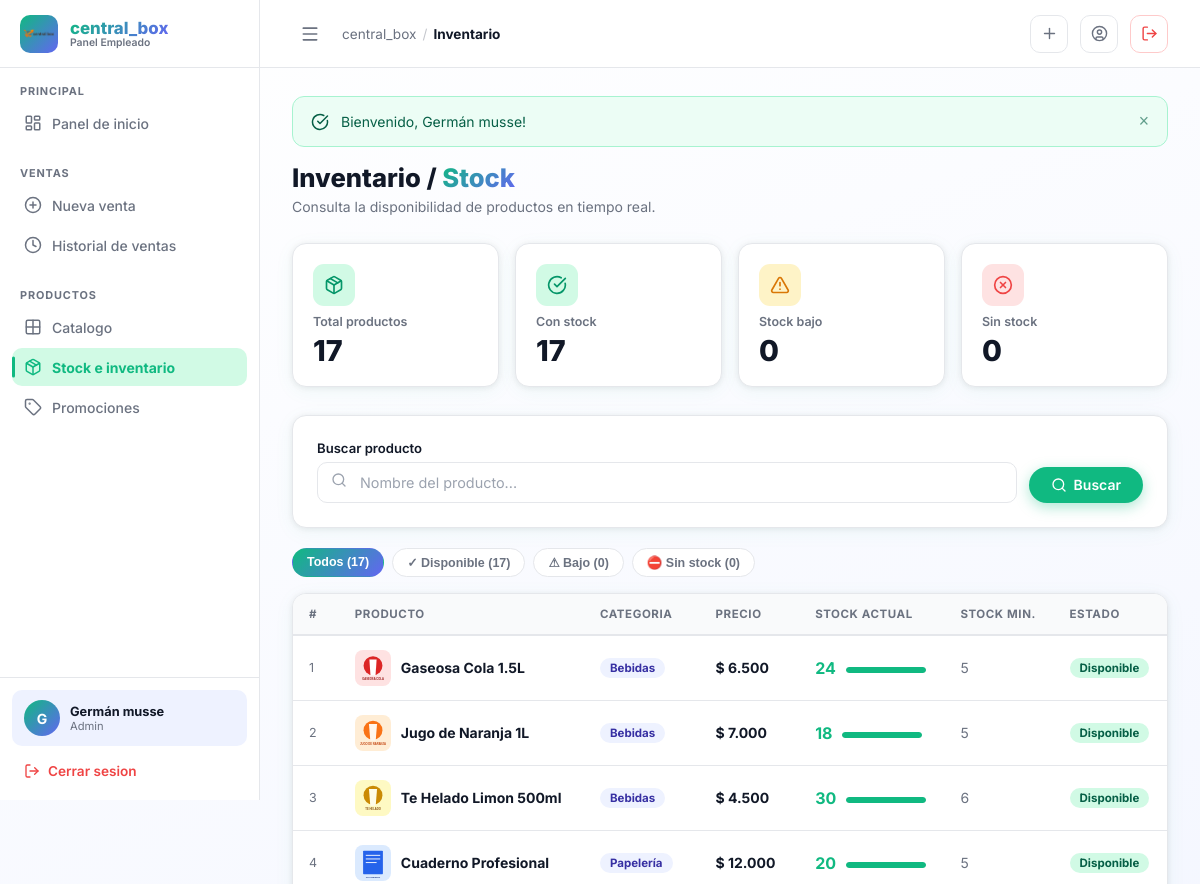
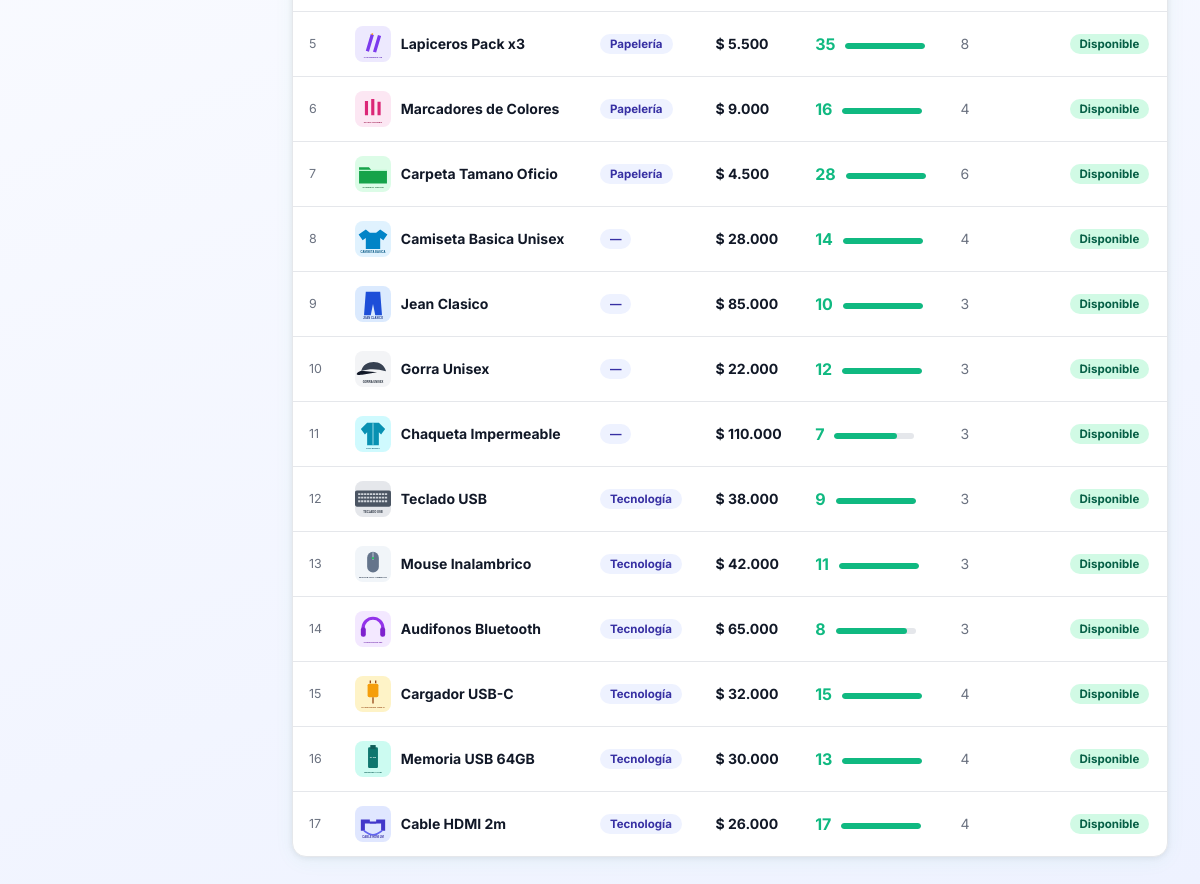
The page /public/index.php?controller=empleado&action=stock (signed in) on the database its author committed (2 pictures, top to bottom).
### tables this page shows
CREATE TABLE IF NOT EXISTS productos (
    id           INT UNSIGNED AUTO_INCREMENT PRIMARY KEY,
    nombre       VARCHAR(100)       NOT NULL,
    descripcion  TEXT               NULL,
    precio       DECIMAL(12,2)      NOT NULL DEFAULT 0.00,
    stock        INT                NOT NULL DEFAULT 0,
    stock_minimo INT                NOT NULL DEFAULT 5,
    imagen       VARCHAR(255)       NULL,
    categoria_id INT UNSIGNED       NULL,
    vendedor_id  INT UNSIGNED       NULL,
    activo       TINYINT(1)         NOT NULL DEFAULT 1,
    created_at   DATETIME           NOT NULL DEFAULT CURRENT_TIMESTAMP,
    updated_at   DATETIME           NOT NULL DEFAULT CURRENT_TIMESTAMP ON UPDATE CURRENT_TIMESTAMP,

    CONSTRAINT fk_producto_categoria
        FOREIGN KEY (categoria_id) REFERENCES categorias(id)
        ON DELETE SET NULL ON UPDATE CASCADE,

    CONSTRAINT fk_producto_vendedor
        FOREIGN KEY (vendedor_id) REFERENCES usuarios(id)
        ON DELETE SET NULL ON UPDATE CASCADE
);

CREATE TABLE IF NOT EXISTS categorias (
    id          INT UNSIGNED AUTO_INCREMENT PRIMARY KEY,
    nombre      VARCHAR(80)         NOT NULL UNIQUE,
    descripcion VARCHAR(255)        NULL,
    imagen      VARCHAR(255)        NULL,
    activa      TINYINT(1)          NOT NULL DEFAULT 1,
    created_at  DATETIME            NOT NULL DEFAULT CURRENT_TIMESTAMP
);

### controllers/EmpleadoController.php (called while the page is built, shortened)
<?php
require_once MODELS_PATH . '/Producto.php';
class EmpleadoController
{
    private Producto  $productoModel;
    public function __construct()
    {
        $this->productoModel  = new Producto();
    }
    public function stock(): void
    {
        $busqueda   = trim($_GET['busqueda'] ?? '');
        $productos  = $this->productoModel->getAll(null, $busqueda ?: null, 200, 0, false);
        require_once VIEWS_PATH . '/empleado/layouts/header.php';
        require_once VIEWS_PATH . '/empleado/stock.php';
        require_once VIEWS_PATH . '/empleado/layouts/footer.php';
    }
}

### public/index.php (called while the page is built, shortened)
<?php
require_once __DIR__ . '/../config/config.php';
require_once __DIR__ . '/../config/database.php';
$actionName     = $_GET['action']     ?? 'index';
$controller = new $controllerClass();
$controller->$actionName();

### config/database.php (called while the page is built, shortened)
<?php
class Database
{
    private static ?Database $instance = null;
    private PDO $connection;
    private static string $host = '127.0.0.1';
    private static string $port = '3306';
    private static string $dbname = 'central_box';
    private static string $username = 'root';
    private static string $password = '';
    private static string $charset = 'utf8mb4';
    private function __construct()
    {
        try {
            $dsn = "mysql:host=" . self::$host . ";port=" . self::$port . ";dbname=" . self::$dbname . ";charset=" . self::$charset;
            $options = [
                PDO::ATTR_ERRMODE            => PDO::ERRMODE_EXCEPTION,
                PDO::ATTR_DEFAULT_FETCH_MODE => PDO::FETCH_ASSOC,
                PDO::ATTR_EMULATE_PREPARES   => false,
                PDO::MYSQL_ATTR_INIT_COMMAND => "SET NAMES " . self::$charset,
            ];
            $this->connection = new PDO($dsn, self::$username, self::$password, $options);
        } catch (PDOException $e) {
            die("Error de conexión a la base de datos: " . $e->getMessage());
        }
    }
    public static function getInstance(): self
    {
        if (self::$instance === null) {
            self::$instance = new self();
        }
        return self::$instance;
    }
    public function getConnection(): PDO
    {
        return $this->connection;
    }
}

### models/Producto.php (called while the page is built, shortened)
<?php
require_once __DIR__ . '/../config/database.php';
class Producto
{
    private PDO $db;
    public function __construct()
    {
        $this->db = Database::getInstance()->getConnection();
    }
    public function getAll(?int $categoriaId = null, ?string $busqueda = null, int $limit = 12, int $offset = 0, bool $soloActivos = true): array
    {
        $sql = "SELECT p.*, c.nombre AS categoria_nombre, u.nombre AS vendedor_nombre
                FROM productos p
                LEFT JOIN categorias c ON p.categoria_id = c.id
                LEFT JOIN usuarios u ON p.vendedor_id = u.id
                WHERE 1=1";
        $params = [];
        $sql .= " ORDER BY p.created_at DESC LIMIT :limit OFFSET :offset";
        $stmt = $this->db->prepare($sql);
        $stmt->bindValue(':limit', $limit, PDO::PARAM_INT);
        $stmt->bindValue(':offset', $offset, PDO::PARAM_INT);
        $stmt->execute();
        return $stmt->fetchAll();
    }
}

### config/config.php (called while the page is built, shortened)
<?php
function e(?string $value): string
{
    return htmlspecialchars($value ?? '', ENT_QUOTES, 'UTF-8');
}
function formatPrice(float $price): string
{
    return '$ ' . number_format($price, 0, ',', '.');
}

### views/empleado/stock.php (the view, shortened to what this page needs)
<?php
$busquedaAct = $_GET['busqueda'] ?? '';
$totalProd   = count($productos);
$sinStock    = count(array_filter($productos, fn($p) => $p['stock'] <= 0));
$bajoStock   = count(array_filter($productos, fn($p) => $p['stock'] > 0 && $p['stock'] <= $p['stock_minimo']));
$conStock    = $totalProd - $sinStock - $bajoStock;
?>
<div class="emp-page-header emp-animate-in">
    <div>
        <h1 class="emp-page-title">Inventario / <span>Stock</span></h1>
        <p class="emp-page-subtitle">Consulta la disponibilidad de productos en tiempo real.</p>
    </div>
</div>
<div class="emp-stats">
    <div class="emp-stat emp-animate-in">
        <div class="emp-stat-header">
            <div class="emp-stat-icon green"><i data-lucide="package"></i></div>
        </div>
        <div class="emp-stat-label">Total productos</div>
        <div class="emp-stat-value"><?= $totalProd ?></div>
    </div>
    <div class="emp-stat emp-animate-in" style="animation-delay:.05s">
        <div class="emp-stat-header">
            <div class="emp-stat-icon green"><i data-lucide="check-circle"></i></div>
        </div>
        <div class="emp-stat-label">Con stock</div>
        <div class="emp-stat-value"><?= $conStock ?></div>
    </div>
    <div class="emp-stat emp-animate-in" style="animation-delay:.1s">
        <div class="emp-stat-header">
            <div class="emp-stat-icon amber"><i data-lucide="alert-triangle"></i></div>
        </div>
        <div class="emp-stat-label">Stock bajo</div>
        <div class="emp-stat-value"><?= $bajoStock ?></div>
    </div>
    <div class="emp-stat emp-animate-in" style="animation-delay:.15s">
        <div class="emp-stat-header">
            <div class="emp-stat-icon red"><i data-lucide="x-circle"></i></div>
        </div>
        <div class="emp-stat-label">Sin stock</div>
        <div class="emp-stat-value"><?= $sinStock ?></div>
    </div>
</div>
<div class="emp-card emp-animate-in" style="margin-bottom:20px;">
    <form method="GET" action="<?= BASE_URL ?>/index.php"
          style="display:flex;gap:12px;flex-wrap:wrap;align-items:flex-end;">
        <div style="flex:1;min-width:220px;">
            <label class="emp-label">Buscar producto</label>
            <div class="emp-searchbar">
                <span class="emp-searchbar-icon"><i data-lucide="search"></i></span>
                <input type="text" name="busqueda" class="emp-input"
                       placeholder="Nombre del producto..."
                       value="<?= e($busquedaAct) ?>">
            </div>
        </div>
        <button type="submit" class="emp-btn emp-btn-primary" style="align-self:flex-end;">
            <i data-lucide="search"></i> Buscar
        </button>
    </form>
</div>
<div class="emp-filter-chips" style="margin-bottom:16px;">
    <button type="button" onclick="filtrarStock('todos')" class="emp-chip active" id="chip-todos">Todos (<?= $totalProd ?>)</button>
    <button type="button" onclick="filtrarStock('ok')"    class="emp-chip" id="chip-ok">✓ Disponible (<?= $conStock ?>)</button>
    <button type="button" onclick="filtrarStock('bajo')"  class="emp-chip" id="chip-bajo">⚠ Bajo (<?= $bajoStock ?>)</button>
    <button type="button" onclick="filtrarStock('cero')"  class="emp-chip" id="chip-cero">⛔ Sin stock (<?= $sinStock ?>)</button>
</div>
<?php if (empty($productos)): ?>
    <div class="emp-card emp-empty">
        <div class="emp-empty-icon">📦</div>
        <div class="emp-empty-title">Sin resultados</div>
        <p class="emp-empty-text">No se encontraron productos con esa busqueda.</p>
    </div>
<?php else: ?>
    <div class="emp-table-wrap emp-animate-in">
        <table class="emp-table" id="stockTable">
            <thead>
                <tr>
                    <th>#</th>
                    <th>Producto</th>
                    <th>Categoria</th>
                    <th>Precio</th>
                    <th>Stock actual</th>
                    <th>Stock min.</th>
                    <th>Estado</th>
                </tr>
            </thead>
            <tbody>
                <?php foreach ($productos as $p):
                    $so = $p['stock'] <= 0;
                    $sl = !$so && $p['stock'] <= $p['stock_minimo'];
                    $estadoKey  = $so ? 'cero' : ($sl ? 'bajo' : 'ok');
                    $badgeClass = $so ? 'emp-badge-red' : ($sl ? 'emp-badge-amber' : 'emp-badge-green');
                    $estadoTxt  = $so ? 'Sin stock' : ($sl ? 'Stock bajo' : 'Disponible');
                    $stockPct   = ($p['stock_minimo'] > 0)
                        ? min(100, round($p['stock'] / max($p['stock_minimo'] * 3, 1) * 100))
                        : min(100, $p['stock'] > 0 ? 100 : 0);
                    $barClass   = $so ? 'low' : ($sl ? 'medium' : 'high');
                ?>
                <tr data-estado="<?= $estadoKey ?>">
                    <td style="color:var(--emp-text-sec);font-size:.78rem;"><?= $p['id'] ?></td>
                    <td>
                        <div style="display:flex;align-items:center;gap:10px;">
                            <?php if (!empty($p['imagen'])): ?>
                                <img src="<?= IMG_URL ?>/productos/<?= e($p['imagen']) ?>"
                                     style="width:36px;height:36px;border-radius:8px;object-fit:cover;"
                                     onerror="this.style.display='none'">
                            <?php else: ?>
                                <div style="width:36px;height:36px;border-radius:8px;background:#F3F4F6;display:flex;align-items:center;justify-content:center;">
                                    <i data-lucide="package" style="width:16px;height:16px;color:#9CA3AF;"></i>
                                </div>
                            <?php endif; ?>
                            <strong><?= e($p['nombre']) ?></strong>
                        </div>
                    </td>
                    <td><span class="emp-badge emp-badge-indigo"><?= e($p['categoria_nombre'] ?? '—') ?></span></td>
                    <td><strong><?= formatPrice((float)$p['precio']) ?></strong></td>
                    <td>
                        <div style="display:flex;align-items:center;gap:10px;">
                            <strong style="font-size:1rem;color:<?= $so ? '#EF4444' : ($sl ? '#D97706' : '#10B981') ?>">
                                <?= $p['stock'] ?>
                            </strong>
                            <div style="width:80px;">
                                <div class="emp-stock-bar">
                                    <div class="emp-stock-fill <?= $barClass ?>" style="width:<?= $stockPct ?>%"></div>
                                </div>
                            </div>
                        </div>
                    </td>
                    <td style="color:var(--emp-text-sec);"><?= $p['stock_minimo'] ?></td>
                    <td><span class="emp-badge <?= $badgeClass ?>"><?= $estadoTxt ?></span></td>
                </tr>
                <?php endforeach; ?>
            </tbody>
        </table>
    </div>
<?php endif; ?>

### rows shown on the page
productos: id "1", imagen (picture), nombre "Gaseosa Cola 1.5L", categoria.nombre "Bebidas", precio "$ 6.500", stock "24", stock_minimo "5", estadoTxt "Disponible"
productos: id "2", imagen (picture), nombre "Jugo de Naranja 1L", categoria.nombre "Bebidas", precio "$ 7.000", stock "18", stock_minimo "5", estadoTxt "Disponible"
productos: id "3", imagen (picture), nombre "Te Helado Limon 500ml", categoria.nombre "Bebidas", precio "$ 4.500", stock "30", stock_minimo "6", estadoTxt "Disponible"
productos: id "4", imagen (picture), nombre "Cuaderno Profesional", categoria.nombre "Papelería", precio "$ 12.000", stock "20", stock_minimo "5", estadoTxt "Disponible"
productos: id "5", imagen (picture), nombre "Lapiceros Pack x3", categoria.nombre "Papelería", precio "$ 5.500", stock "35", stock_minimo "8", estadoTxt "Disponible"
productos: id "6", imagen (picture), nombre "Marcadores de Colores", categoria.nombre "Papelería", precio "$ 9.000", stock "16", stock_minimo "4", estadoTxt "Disponible"
productos: id "7", imagen (picture), nombre "Carpeta Tamano Oficio", categoria.nombre "Papelería", precio "$ 4.500", stock "28", stock_minimo "6", estadoTxt "Disponible"
productos: id "8", imagen (picture), nombre "Camiseta Basica Unisex", categoria_nombre "—", precio "$ 28.000", stock "14", stock_minimo "4", estadoTxt "Disponible"
productos: id "9", imagen (picture), nombre "Jean Clasico", categoria_nombre "—", precio "$ 85.000", stock "10", stock_minimo "3", estadoTxt "Disponible"
productos: id "10", imagen (picture), nombre "Gorra Unisex", categoria_nombre "—", precio "$ 22.000", stock "12", stock_minimo "3", estadoTxt "Disponible"
productos: id "11", imagen (picture), nombre "Chaqueta Impermeable", categoria_nombre "—", precio "$ 110.000", stock "7", stock_minimo "3", estadoTxt "Disponible"
productos: id "12", imagen (picture), nombre "Teclado USB", categoria.nombre "Tecnología", precio "$ 38.000", stock "9", stock_minimo "3", estadoTxt "Disponible"
productos: id "13", imagen (picture), nombre "Mouse Inalambrico", categoria.nombre "Tecnología", precio "$ 42.000", stock "11", stock_minimo "3", estadoTxt "Disponible"
productos: id "14", imagen (picture), nombre "Audifonos Bluetooth", categoria.nombre "Tecnología", precio "$ 65.000", stock "8", stock_minimo "3", estadoTxt "Disponible"
productos: id "15", imagen (picture), nombre "Cargador USB-C", categoria.nombre "Tecnología", precio "$ 32.000", stock "15", stock_minimo "4", estadoTxt "Disponible"
productos: id "16", imagen (picture), nombre "Memoria USB 64GB", categoria.nombre "Tecnología", precio "$ 30.000", stock "13", stock_minimo "4", estadoTxt "Disponible"
productos: id "17", imagen (picture), nombre "Cable HDMI 2m", categoria.nombre "Tecnología", precio "$ 26.000", stock "17", stock_minimo "4", estadoTxt "Disponible"

### other values the page prints
APP_NAME "central_box"
substr($empUser['nombre'] ?? 'E', 0, 1) "G"
$empUser['nombre'] "Germán musse"
$empUser['rol'] "Admin"
$empPageLabel "Inventario"
$fs "Bienvenido, Germán musse!"
$totalProd "17"
$conStock "17"
$bajoStock "0"
$sinStock "0"
